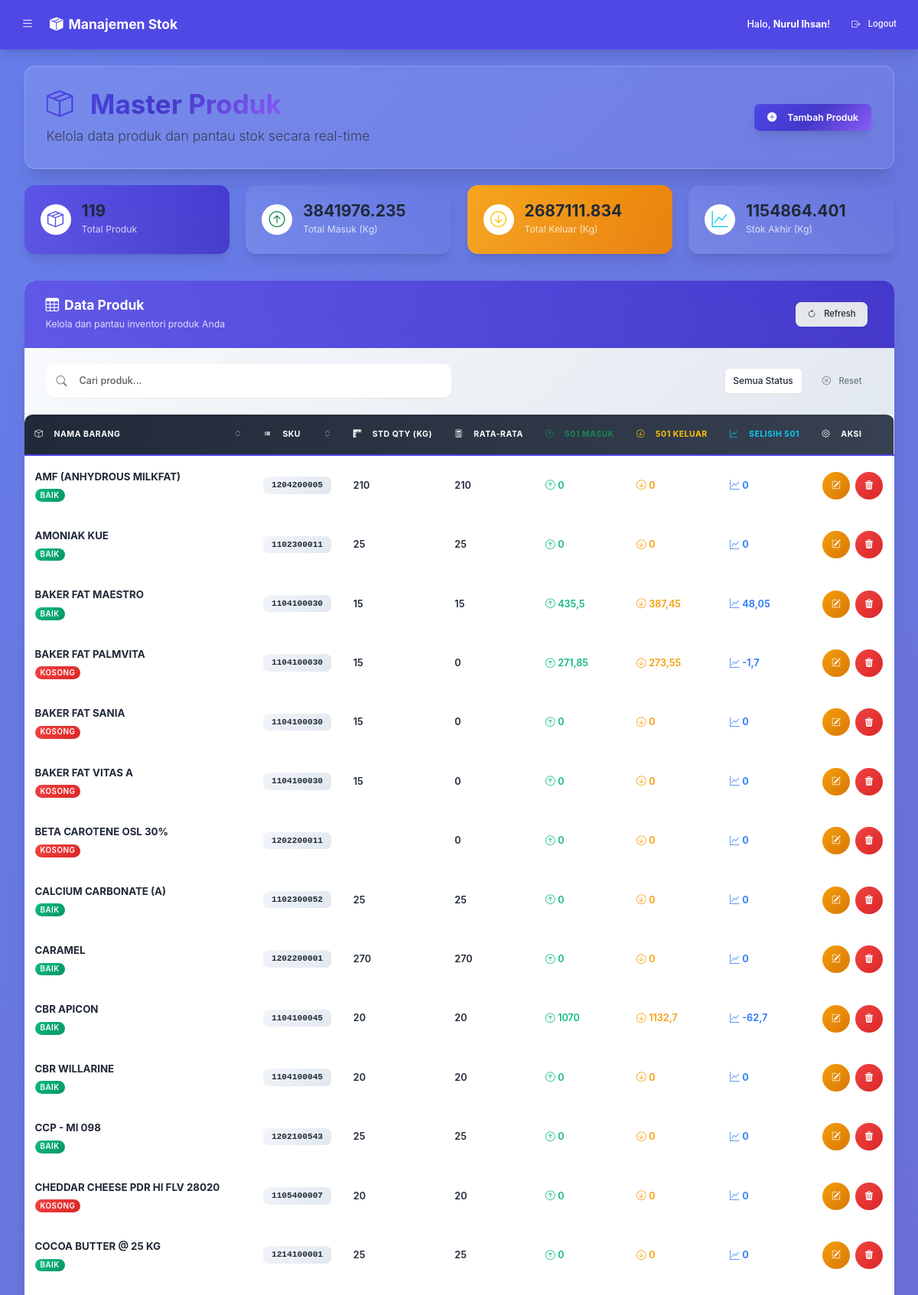
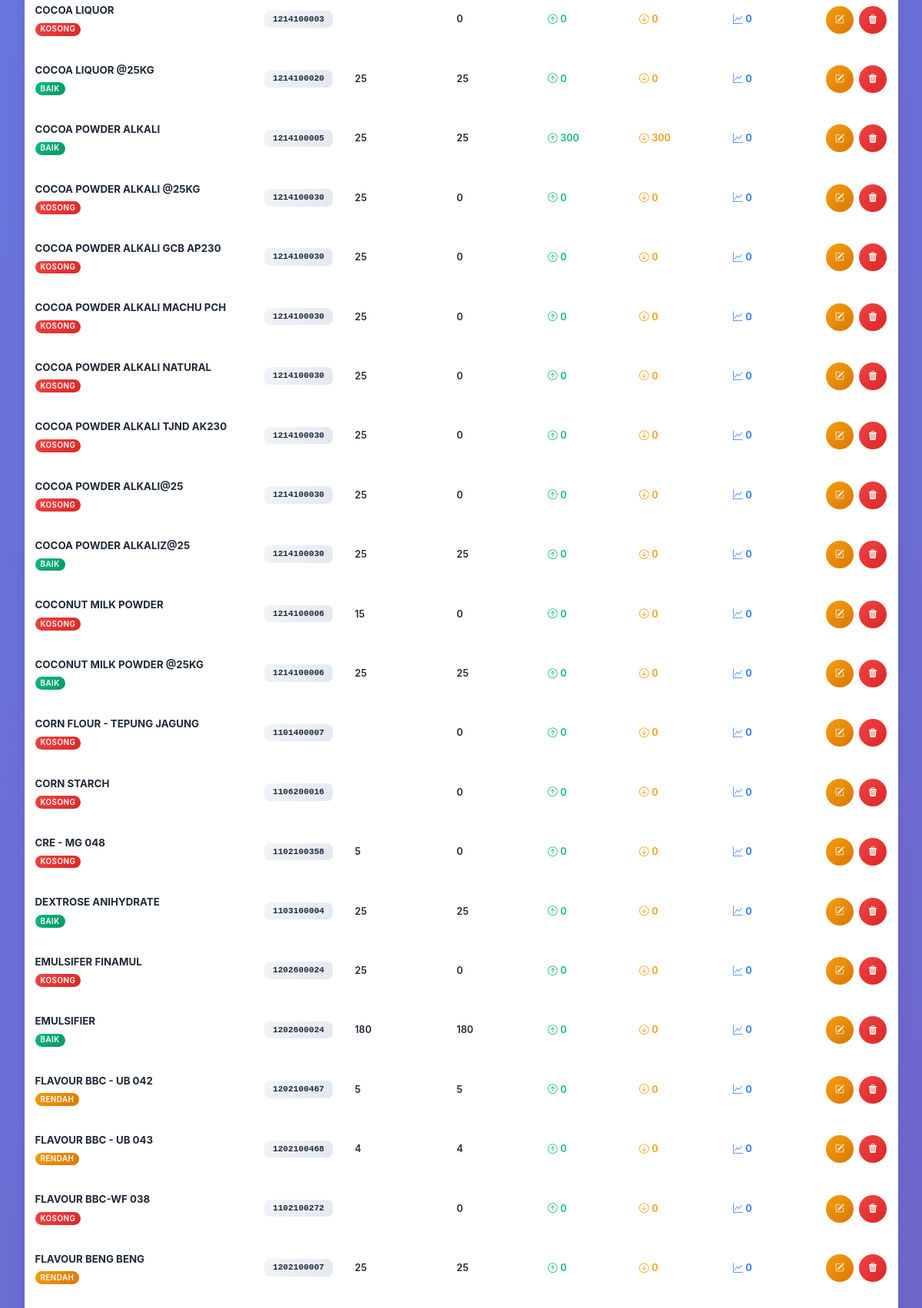
The page /index.php?page=daftar_produk (signed in, upper part) on the database its author committed (2 pictures, top to bottom).
### tables this page shows
CREATE TABLE `products` (
  `id` int(11) NOT NULL,
  `sku` varchar(50) DEFAULT NULL,
  `product_name` varchar(255) NOT NULL,
  `standard_qty` decimal(10,2) DEFAULT NULL
);

### daftar_produk_content.php (the view, shortened to what the rows shown need)
<?php
$sort_by = $_GET['sort_by'] ?? 'product_name';
$order = $_GET['order'] ?? 'ASC';
$order = strtoupper($order) === 'DESC' ? 'DESC' : 'ASC';
$sql = "
    SELECT
        p.id,
        p.sku,
        p.product_name,
        p.standard_qty,
        (SELECT COALESCE(SUM(quantity_kg), 0) FROM incoming_transactions WHERE product_id = p.id) AS total_masuk_kg,
        (SELECT COALESCE(SUM(quantity_sacks), 0) FROM incoming_transactions WHERE product_id = p.id) AS total_masuk_sak,
        (SELECT COALESCE(SUM(quantity_kg), 0) FROM outgoing_transactions WHERE product_id = p.id) AS total_keluar_kg,
        (SELECT COALESCE(SUM(quantity_sacks), 0) FROM outgoing_transactions WHERE product_id = p.id) AS total_keluar_sak,
        (SELECT COALESCE(SUM(lot_number), 0) FROM incoming_transactions WHERE product_id = p.id) AS total_501_masuk,
        (SELECT COALESCE(SUM(lot_number), 0) FROM outgoing_transactions WHERE product_id = p.id) AS total_501_keluar
    FROM
        products p
    ORDER BY
        p.{$sort_by} {$order}
";
$stmt = $pdo->query($sql);
$products = $stmt->fetchAll(PDO::FETCH_ASSOC);
$query_params = $_GET;
?>
<div class="container-fluid">
    <div class="modern-header mb-4">
        <div class="row align-items-center">
            <div class="col-md-8">
                <div class="header-content">
                    <h1 class="display-6 fw-bold text-gradient mb-2">
                        <i class="bi bi-box-seam me-3 icon-bounce"></i>
                        Master Produk
                    </h1>
                </div>
            </div>
        </div>
    </div>
    <div class="modern-card">
        <div class="card-body p-0">
            <div class="table-responsive">
                <table class="table table-modern" id="productsTable">
                    <thead>
                        <tr>
                            <th class="sortable" data-sort="product_name">
                                <div class="th-content">
                                    <i class="bi bi-box me-2"></i>
                                    <span>Nama Barang</span>
                                    <i class="bi bi-chevron-expand sort-icon"></i>
                                </div>
                            </th>
                            <th class="sortable" data-sort="sku">
                                <div class="th-content">
                                    <i class="bi bi-upc me-2"></i>
                                    <span>SKU</span>
                                    <i class="bi bi-chevron-expand sort-icon"></i>
                                </div>
                            </th>
                            <th>
                                <div class="th-content">
                                    <i class="bi bi-rulers me-2"></i>
                                    <span>Std Qty (Kg)</span>
                                </div>
                            </th>
                            <th>
                                <div class="th-content">
                                    <i class="bi bi-calculator me-2"></i>
                                    <span>Rata-rata</span>
                                </div>
                            </th>
                            <th class="text-success">
                                <div class="th-content">
                                    <i class="bi bi-arrow-up-circle me-2"></i>
                                    <span>501 Masuk</span>
                                </div>
                            </th>
                            <th class="text-warning">
                                <div class="th-content">
                                    <i class="bi bi-arrow-down-circle me-2"></i>
                                    <span>501 Keluar</span>
                                </div>
                            </th>
                            <th class="text-info">
                                <div class="th-content">
                                    <i class="bi bi-graph-up me-2"></i>
                                    <span>Selisih 501</span>
                                </div>
                            </th>
                            <th class="text-center">
                                <div class="th-content">
                                    <i class="bi bi-gear me-2"></i>
                                    <span>Aksi</span>
                                </div>
                            </th>
                        </tr>
                    </thead>
                    <tbody>
                        <?php if (empty($products)): ?>
                            <tr class="no-data-row">
                                <td colspan="8" class="text-center p-5">
                                    <div class="empty-state">
                                        <i class="bi bi-inbox display-1 text-muted mb-3"></i>
                                        <h5 class="text-muted">Belum ada data produk</h5>
                                        <p class="text-muted mb-4">Tambahkan produk pertama Anda untuk mulai mengelola inventori</p>
                                        <button class="btn btn-primary" data-bs-toggle="modal" data-bs-target="#productModal">
                                            <i class="bi bi-plus-lg me-2"></i>Tambah Produk Pertama
                                        </button>
                                    </div>
                                </td>
                            </tr>
                        <?php else:
                            foreach ($products as $row):
                                $stok_akhir_kg = $row['total_masuk_kg'] - $row['total_keluar_kg'];
                                $stok_akhir_sak = $row['total_masuk_sak'] - $row['total_keluar_sak'];
                                $rata_rata_qty = ($stok_akhir_sak != 0) ? ($stok_akhir_kg / $stok_akhir_sak) : 0;
                                $selisih_501 = $row['total_501_masuk'] - $row['total_501_keluar'];
                                $status_class = '';
                                $status_text = '';
                                if ($stok_akhir_kg <= 0) {
                                    $status_class = 'status-empty';
                                    $status_text = 'Kosong';
                                } elseif ($stok_akhir_kg < 100) {
                                    $status_class = 'status-low';
                                    $status_text = 'Rendah';
                                } else {
                                    $status_class = 'status-good';
                                    $status_text = 'Baik';
                                }
                                ?>
                                <tr class="table-row" data-status="<?= $status_text ?>">
                                    <td class="product-name-cell">
                                        <div class="product-info">
                                            <div class="product-name fw-bold"><?= htmlspecialchars($row['product_name']) ?></div>
                                            <div class="product-meta">
                                                <span class="badge status-badge <?= $status_class ?>"><?= $status_text ?></span>
                                            </div>
                                        </div>
                                    </td>
                                    <td>
                                        <code class="sku-code"><?= htmlspecialchars($row['sku']) ?></code>
                                    </td>
                                    <td>
                                        <span class="data-value"><?= formatAngkaUI($row['standard_qty']) ?></span>
                                    </td>
                                    <td>
                                        <span class="data-value"><?= formatAngkaUI($rata_rata_qty) ?></span>
                                    </td>
                                    <td>
                                        <div class="metric-value metric-success">
                                            <i class="bi bi-arrow-up-circle me-1"></i>
                                            <span><?= formatAngkaUI($row['total_501_masuk']) ?></span>
                                        </div>
                                    </td>
                                    <td>
                                        <div class="metric-value metric-warning">
                                            <i class="bi bi-arrow-down-circle me-1"></i>
                                            <span><?= formatAngkaUI($row['total_501_keluar']) ?></span>
                                        </div>
                                    </td>
                                    <td>
                                        <div class="metric-value metric-info">
                                            <i class="bi bi-graph-up me-1"></i>
                                            <span class="fw-bold"><?= formatAngkaUI($selisih_501) ?></span>
                                        </div>
                                    </td>
                                    <td class="text-center">
                                        <div class="action-buttons">
                                            <button class="btn btn-action btn-edit edit-btn"
                                                data-bs-toggle="modal"
                                                data-bs-target="#productModal"
                                                data-id="<?= $row['id'] ?>"
                                                data-sku="<?= htmlspecialchars($row['sku']) ?>"
                                                data-product_name="<?= htmlspecialchars($row['product_name']) ?>"
                                                data-standard_qty="<?= htmlspecialchars($row['standard_qty']) ?>"
                                                title="Edit Produk">
                                                <i class="bi bi-pencil-square"></i>
                                            </button>
                                            <?php
                                            $delete_params = $query_params;
                                            $delete_params['action'] = 'delete_produk';
                                            $delete_params['id'] = $row['id'];
                                            ?>
                                            <button class="btn btn-action btn-delete"
                                                onclick="confirmDelete('<?= http_build_query($delete_params) ?>', '<?= htmlspecialchars($row['product_name']) ?>')"
                                                title="Hapus Produk">
                                                <i class="bi bi-trash3-fill"></i>
                                            </button>
                                        </div>
                                    </td>
                                </tr>
                        <?php endforeach;
                        endif; ?>
                    </tbody>
                </table>
            </div>
        </div>
    </div>
</div>

### rows shown on the page
products: product_name "AMF (ANHYDROUS MILKFAT)", status_text "BAIK", sku "1204200005", standard_qty "210", rata_rata_qty "210", total_501_masuk "0", total_501_keluar "0", selisih_501 "0"
products: product_name "AMONIAK KUE", status_text "BAIK", sku "1102300011", standard_qty "25", rata_rata_qty "25", total_501_masuk "0", total_501_keluar "0", selisih_501 "0"
products: product_name "BAKER FAT MAESTRO", status_text "BAIK", sku "1104100030", standard_qty "15", rata_rata_qty "15", total_501_masuk "435,5", total_501_keluar "387,45", selisih_501 "48,05"
products: product_name "BAKER FAT PALMVITA", status_text "KOSONG", sku "1104100030", standard_qty "15", rata_rata_qty "0", total_501_masuk "271,85", total_501_keluar "273,55", selisih_501 "-1,7"
products: product_name "BAKER FAT SANIA", status_text "KOSONG", sku "1104100030", standard_qty "15", rata_rata_qty "0", total_501_masuk "0", total_501_keluar "0", selisih_501 "0"
products: product_name "BAKER FAT VITAS A", status_text "KOSONG", sku "1104100030", standard_qty "15", rata_rata_qty "0", total_501_masuk "0", total_501_keluar "0", selisih_501 "0"
products: product_name "BETA CAROTENE OSL 30%", status_text "KOSONG", sku "1202200011", rata_rata_qty "0", total_501_masuk "0", total_501_keluar "0", selisih_501 "0"
products: product_name "CALCIUM CARBONATE (A)", status_text "BAIK", sku "1102300052", standard_qty "25", rata_rata_qty "25", total_501_masuk "0", total_501_keluar "0", selisih_501 "0"
products: product_name "CARAMEL", status_text "BAIK", sku "1202200001", standard_qty "270", rata_rata_qty "270", total_501_masuk "0", total_501_keluar "0", selisih_501 "0"
products: product_name "CBR APICON", status_text "BAIK", sku "1104100045", standard_qty "20", rata_rata_qty "20", total_501_masuk "1070", total_501_keluar "1132,7", selisih_501 "-62,7"
products: product_name "CBR WILLARINE", status_text "BAIK", sku "1104100045", standard_qty "20", rata_rata_qty "20", total_501_masuk "0", total_501_keluar "0", selisih_501 "0"
products: product_name "CCP - MI 098", status_text "BAIK", sku "1202100543", standard_qty "25", rata_rata_qty "25", total_501_masuk "0", total_501_keluar "0", selisih_501 "0"
products: product_name "CHEDDAR CHEESE PDR HI FLV 28020", status_text "KOSONG", sku "1105400007", standard_qty "20", rata_rata_qty "20", total_501_masuk "0", total_501_keluar "0", selisih_501 "0"
products: product_name "COCOA BUTTER @ 25 KG", status_text "BAIK", sku "1214100001", standard_qty "25", rata_rata_qty "25", total_501_masuk "0", total_501_keluar "0", selisih_501 "0"
products: product_name "COCOA LIQUOR", status_text "KOSONG", sku "1214100003", rata_rata_qty "0", total_501_masuk "0", total_501_keluar "0", selisih_501 "0"
products: product_name "COCOA LIQUOR @25KG", status_text "BAIK", sku "1214100020", standard_qty "25", rata_rata_qty "25", total_501_masuk "0", total_501_keluar "0", selisih_501 "0"
products: product_name "COCOA POWDER ALKALI", status_text "BAIK", sku "1214100005", standard_qty "25", rata_rata_qty "25", total_501_masuk "300", total_501_keluar "300", selisih_501 "0"
products: product_name "COCOA POWDER ALKALI @25KG", status_text "KOSONG", sku "1214100030", standard_qty "25", rata_rata_qty "0", total_501_masuk "0", total_501_keluar "0", selisih_501 "0"
products: product_name "COCOA POWDER ALKALI GCB AP230", status_text "KOSONG", sku "1214100030", standard_qty "25", rata_rata_qty "0", total_501_masuk "0", total_501_keluar "0", selisih_501 "0"
products: product_name "COCOA POWDER ALKALI MACHU PCH", status_text "KOSONG", sku "1214100030", standard_qty "25", rata_rata_qty "0", total_501_masuk "0", total_501_keluar "0", selisih_501 "0"
products: product_name "COCOA POWDER ALKALI NATURAL", status_text "KOSONG", sku "1214100030", standard_qty "25", rata_rata_qty "0", total_501_masuk "0", total_501_keluar "0", selisih_501 "0"
products: product_name "COCOA POWDER ALKALI TJND AK230", status_text "KOSONG", sku "1214100030", standard_qty "25", rata_rata_qty "0", total_501_masuk "0", total_501_keluar "0", selisih_501 "0"
products: product_name "COCOA POWDER ALKALI@25", status_text "KOSONG", sku "1214100030", standard_qty "25", rata_rata_qty "0", total_501_masuk "0", total_501_keluar "0", selisih_501 "0"
products: product_name "COCOA POWDER ALKALIZ@25", status_text "BAIK", sku "1214100030", standard_qty "25", rata_rata_qty "25", total_501_masuk "0", total_501_keluar "0", selisih_501 "0"
products: product_name "COCONUT MILK POWDER", status_text "KOSONG", sku "1214100006", standard_qty "15", rata_rata_qty "0", total_501_masuk "0", total_501_keluar "0", selisih_501 "0"
products: product_name "COCONUT MILK POWDER @25KG", status_text "BAIK", sku "1214100006", standard_qty "25", rata_rata_qty "25", total_501_masuk "0", total_501_keluar "0", selisih_501 "0"
products: product_name "CORN FLOUR - TEPUNG JAGUNG", status_text "KOSONG", sku "1101400007", rata_rata_qty "0", total_501_masuk "0", total_501_keluar "0", selisih_501 "0"
products: product_name "CORN STARCH", status_text "KOSONG", sku "1106200016", rata_rata_qty "0", total_501_masuk "0", total_501_keluar "0", selisih_501 "0"
products: product_name "CRE - MG 048", status_text "KOSONG", sku "1102100358", standard_qty "5", rata_rata_qty "0", total_501_masuk "0", total_501_keluar "0", selisih_501 "0"
products: product_name "DEXTROSE ANIHYDRATE", status_text "BAIK", sku "1103100004", standard_qty "25", rata_rata_qty "25", total_501_masuk "0", total_501_keluar "0", selisih_501 "0"
products: product_name "EMULSIFER FINAMUL", status_text "KOSONG", sku "1202600024", standard_qty "25", rata_rata_qty "0", total_501_masuk "0", total_501_keluar "0", selisih_501 "0"
products: product_name "EMULSIFIER", status_text "BAIK", sku "1202600024", standard_qty "180", rata_rata_qty "180", total_501_masuk "0", total_501_keluar "0", selisih_501 "0"
products: product_name "FLAVOUR BBC - UB 042", status_text "RENDAH", sku "1202100467", standard_qty "5", rata_rata_qty "5", total_501_masuk "0", total_501_keluar "0", selisih_501 "0"
products: product_name "FLAVOUR BBC - UB 043", status_text "RENDAH", sku "1202100468", standard_qty "4", rata_rata_qty "4", total_501_masuk "0", total_501_keluar "0", selisih_501 "0"
products: product_name "FLAVOUR BBC-WF 038", status_text "KOSONG", sku "1102100272", rata_rata_qty "0", total_501_masuk "0", total_501_keluar "0", selisih_501 "0"
products: product_name "FLAVOUR BENG BENG", status_text "RENDAH", sku "1202100007", standard_qty "25", rata_rata_qty "25", total_501_masuk "0", total_501_keluar "0", selisih_501 "0"

### other values the page prints
$_SESSION['user_nama'] "Nurul Ihsan"
count($products) "119"
array_sum(array_column($products, 'total_masuk_kg')) "3841976.235"
array_sum(array_column($products, 'total_keluar_kg')) "2687111.834"
